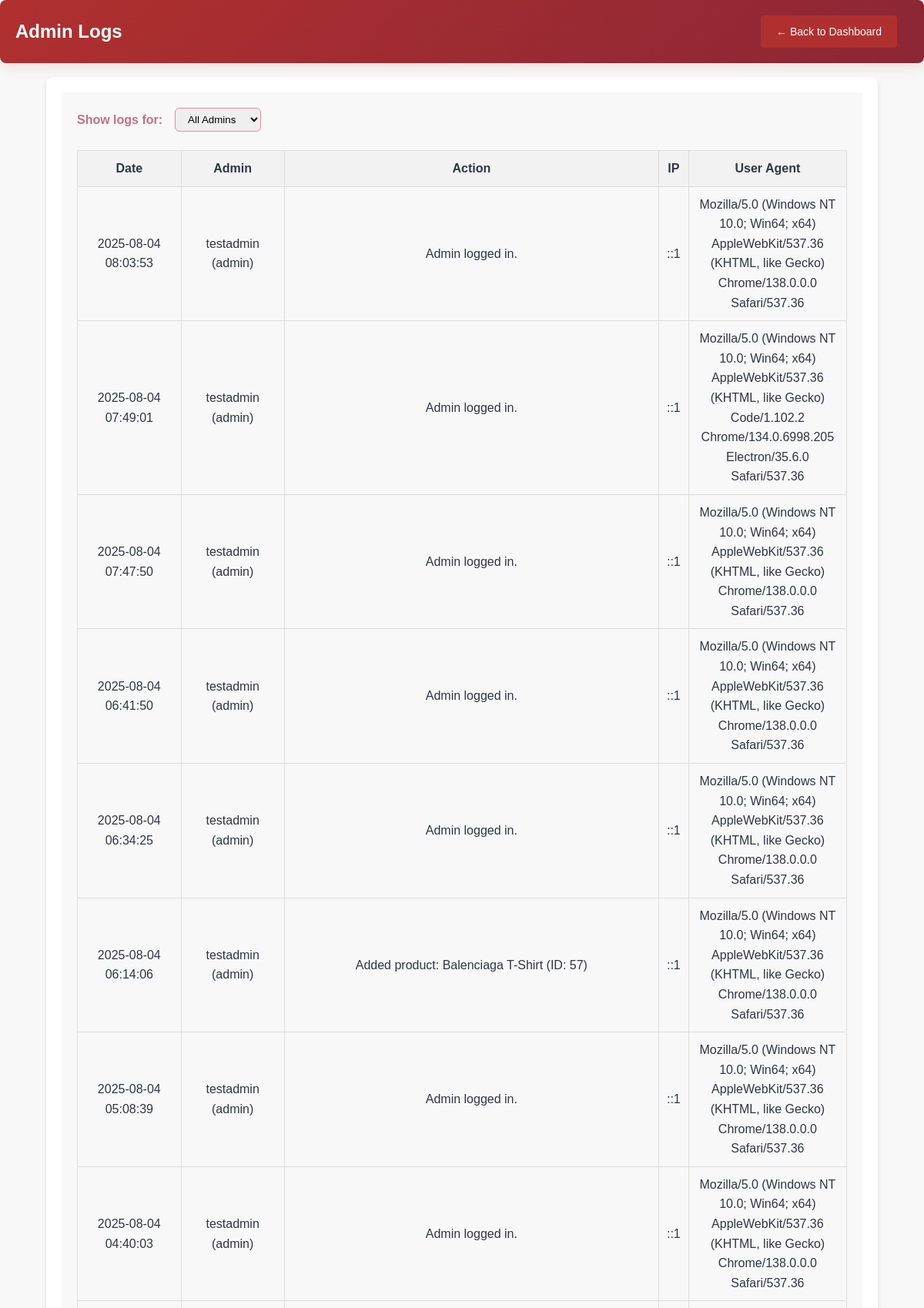
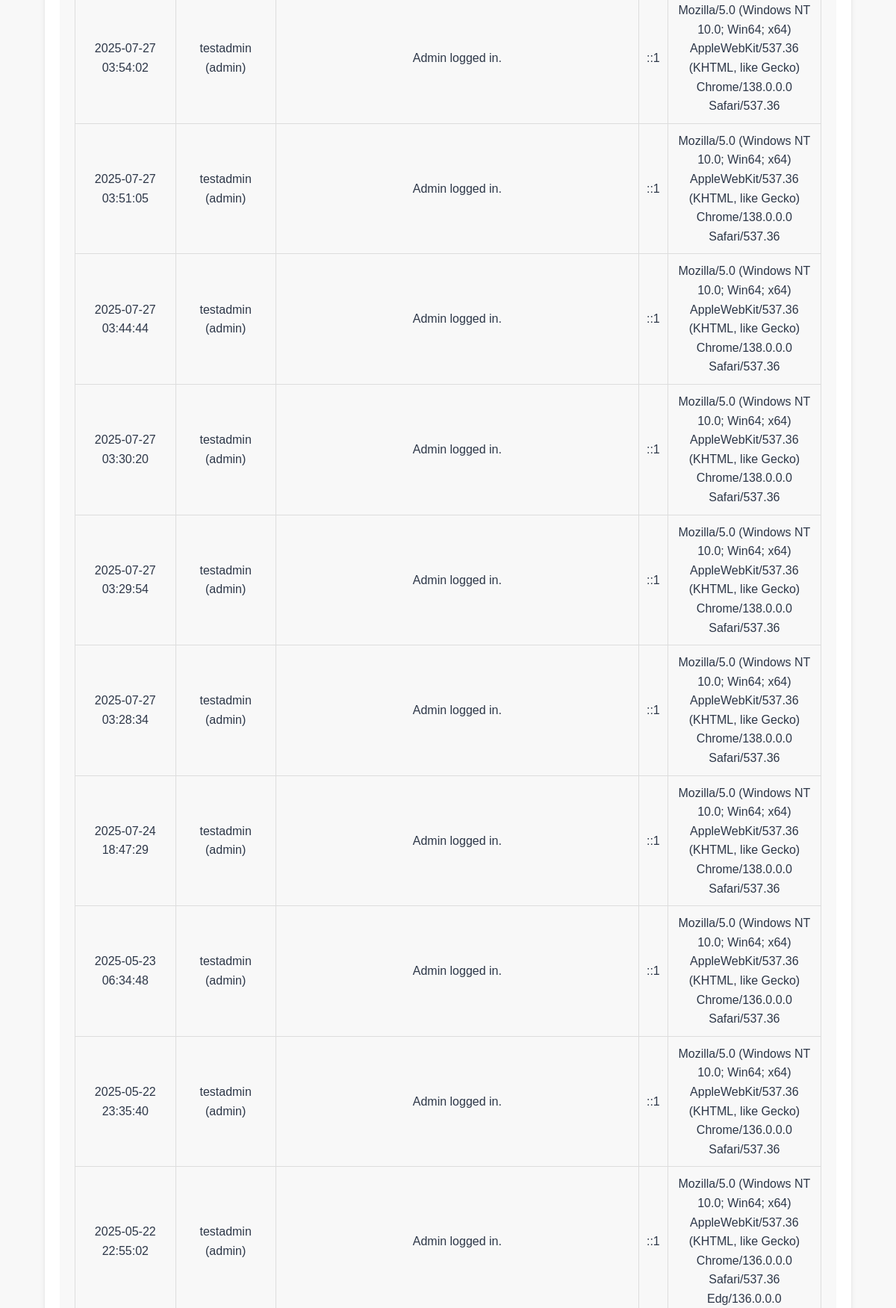
/admin/logs.php (signed in, upper part), run on the app's committed database (2 pictures, top to bottom).
### tables this page shows
CREATE TABLE `logs` (
  `log_id` int(11) NOT NULL,
  `user_id` int(11) DEFAULT NULL,
  `action` varchar(255) NOT NULL,
  `role` varchar(50) DEFAULT NULL,
  `ip_address` varchar(100) DEFAULT NULL,
  `user_agent` text DEFAULT NULL,
  `created_at` datetime DEFAULT current_timestamp()
);

CREATE TABLE `users` (
  `user_id` int(11) NOT NULL,
  `username` varchar(50) NOT NULL,
  `email` varchar(100) NOT NULL,
  `password` varchar(255) NOT NULL,
  `created_at` timestamp NOT NULL DEFAULT current_timestamp(),
  `role` enum('admin','user','superadmin','supplier') DEFAULT 'user',
  `contact_number` varchar(20) DEFAULT NULL
);

### admin/logs.php (the view, shortened to what this page needs)
<?php
include "../includes/db_connect.php";
$selected_admin = isset($_GET['admin_id']) ? intval($_GET['admin_id']) : 0;
$where = "l.role = 'admin'";
$result = $conn->query("SELECT l.*, u.username FROM logs l LEFT JOIN users u ON l.user_id = u.user_id WHERE $where ORDER BY l.created_at DESC");
?>
<!DOCTYPE html>
<html lang="en">
<head>
    <link rel="stylesheet" href="../assets/css/styles.css">
    <link rel="stylesheet" href="../assets/css/admin.css">
</head>
<body>
    <div class="admin-container">
        <header class="admin-header">
            <h1>Admin Logs</h1>
            <a href="sadashboard.php" class="btn">← Back to Dashboard</a>
        </header>
        <main class="admin-main">
            <form method="get" style="margin-bottom: 24px; display: flex; align-items: center; gap: 16px;">
                <label for="admin_id" style="font-weight:bold;color:#c47181;">Show logs for:</label>
                <select name="admin_id" id="admin_id" onchange="this.form.submit()" style="padding:6px 12px;border-radius:6px;border:1px solid #e88b9b;">
                    <option value="0" <?= $selected_admin == 0 ? 'selected' : '' ?>>All Admins</option>
                </select>
            </form>
            <div style="overflow-x:auto;">
                <table>
                    <thead>
                        <tr>
                            <th>Date</th>
                            <th>Admin</th>
                            <th>Action</th>
                            <th>IP</th>
                            <th>User Agent</th>
                        </tr>
                    </thead>
                    <tbody>
                        <?php while($row = $result->fetch_assoc()): ?>
                        <tr>
                            <td><?= htmlspecialchars($row['created_at']) ?></td>
                            <td><?= htmlspecialchars($row['username']) ?> (<?= htmlspecialchars($row['role']) ?>)</td>
                            <td><?= htmlspecialchars($row['action']) ?></td>
                            <td><?= htmlspecialchars($row['ip_address']) ?></td>
                            <td style="max-width:300px;overflow-wrap:anywhere;"><?= htmlspecialchars($row['user_agent']) ?></td>
                        </tr>
                        <?php endwhile; ?>
                    </tbody>
                </table>
            </div>
        </main>
    </div>
</body>
</html>

### assets/css/styles.css (style rules this page uses)
body { font-family: 'Inter', 'Segoe UI', Tahoma, Geneva, Verdana, sans-serif; margin: 0; padding: 0; background-color: #f8faf9; line-height: 1.6; color: #2d3748; overflow-x: hidden; }
*, *::before, *::after { box-sizing: border-box; }
header { background: linear-gradient(135deg, #b0302f 0%, #8b2635 100%); color: white; padding: 12px 20px; display: flex; justify-content: space-between; align-items: center; position: fixed; top: 0; left: 0; width: 100%; z-index: 1000; box-shadow: 0 4px 20px rgba(176, 48, 47, 0.15); backdrop-filter: blur(10px); transition: all 0.3s ease; }
main { padding: 120px 20px 40px; min-height: 100vh; background: linear-gradient(135deg, #f8faf9 0%, #f1f5f9 100%); }
main { padding: 110px 20px 20px; min-height: 100vh; background: #f8f8f8; }
button, .btn, .add-to-cart, .logout-button, .back-button { background-color: #b0302f; border: none; color: white; cursor: pointer; font-size: 18px; padding: 10px 15px; border-radius: 5px; transition: background-color 0.3s ease; margin-right: 15px; }
.btn { padding: 5px 10px; text-decoration: none; background-color: #b0302f; color: white; border-radius: 3px; border: none; cursor: pointer; }
select { padding: 4px; }

### assets/css/admin.css (style rules this page uses)
body { font-family: Arial, sans-serif; background-color: #f8f8f8; margin: 0; padding: 0; padding-top: 120px !important; }
.admin-container { width: 90%; max-width: 1200px; margin: 0 auto 20px; padding: 20px; background-color: white; border-radius: 8px; box-shadow: 0 4px 6px rgba(0, 0, 0, 0.1); }
.admin-header { background-color: #b0302f; color: white; padding: 20px; border-radius: 8px; display: flex; justify-content: space-between; align-items: center; margin-bottom: 20px; }
.admin-header h1 { margin: 0; font-size: 24px; }
.btn { background-color: #b0302f; color: white; border: none; border-radius: 4px; text-decoration: none; font-size: 14px; cursor: pointer; padding: 10px 20px; transition: background-color 0.3s; }
.admin-main { margin-top: 0; padding: 20px; }
table { width: 100%; border-collapse: collapse; margin-bottom: 20px; }
th, td { padding: 10px; border: 1px solid #ddd; text-align: center; }
th { background-color: #f2f2f2; }
.admin-main select { padding: 5px; border-radius: 4px; border: 1px solid #ddd; }

### admin/logs.php (style rules this page uses)
body { padding-top: 100px !important; }
.admin-container { margin-top: 20; }

### data on the page
logs: created_at "2025-08-04 08:03:53", user.username "testadmin", role "admin", action "Admin logged in.", ip_address "::1", user_agent "Mozilla/5.0 (Windows NT 10.0; Win64; x64) AppleWebKit/537.36 (KHTML, like Gecko) Chrome/138.0.0.0 Safari/537.36"
logs: created_at "2025-08-04 07:49:01", user.username "testadmin", role "admin", action "Admin logged in.", ip_address "::1", user_agent "Mozilla/5.0 (Windows NT 10.0; Win64; x64) AppleWebKit/537.36 (KHTML, like Gecko) Code/1.102.2 Chrome/134.0.6998.205 Electron/35.6.0 Safari/537.36"
logs: created_at "2025-08-04 07:47:50", user.username "testadmin", role "admin", action "Admin logged in.", ip_address "::1", user_agent "Mozilla/5.0 (Windows NT 10.0; Win64; x64) AppleWebKit/537.36 (KHTML, like Gecko) Chrome/138.0.0.0 Safari/537.36"
logs: created_at "2025-08-04 06:41:50", user.username "testadmin", role "admin", action "Admin logged in.", ip_address "::1", user_agent "Mozilla/5.0 (Windows NT 10.0; Win64; x64) AppleWebKit/537.36 (KHTML, like Gecko) Chrome/138.0.0.0 Safari/537.36"
logs: created_at "2025-08-04 06:34:25", user.username "testadmin", role "admin", action "Admin logged in.", ip_address "::1", user_agent "Mozilla/5.0 (Windows NT 10.0; Win64; x64) AppleWebKit/537.36 (KHTML, like Gecko) Chrome/138.0.0.0 Safari/537.36"
logs: created_at "2025-08-04 06:14:06", user.username "testadmin", role "admin", action "Added product: Balenciaga T-Shirt (ID: 57)", ip_address "::1", user_agent "Mozilla/5.0 (Windows NT 10.0; Win64; x64) AppleWebKit/537.36 (KHTML, like Gecko) Chrome/138.0.0.0 Safari/537.36"
logs: created_at "2025-08-04 05:08:39", user.username "testadmin", role "admin", action "Admin logged in.", ip_address "::1", user_agent "Mozilla/5.0 (Windows NT 10.0; Win64; x64) AppleWebKit/537.36 (KHTML, like Gecko) Chrome/138.0.0.0 Safari/537.36"
logs: created_at "2025-08-04 04:40:03", user.username "testadmin", role "admin", action "Admin logged in.", ip_address "::1", user_agent "Mozilla/5.0 (Windows NT 10.0; Win64; x64) AppleWebKit/537.36 (KHTML, like Gecko) Chrome/138.0.0.0 Safari/537.36"
logs: created_at "2025-07-27 03:54:02", user.username "testadmin", role "admin", action "Admin logged in.", ip_address "::1", user_agent "Mozilla/5.0 (Windows NT 10.0; Win64; x64) AppleWebKit/537.36 (KHTML, like Gecko) Chrome/138.0.0.0 Safari/537.36"
logs: created_at "2025-07-27 03:51:05", user.username "testadmin", role "admin", action "Admin logged in.", ip_address "::1", user_agent "Mozilla/5.0 (Windows NT 10.0; Win64; x64) AppleWebKit/537.36 (KHTML, like Gecko) Chrome/138.0.0.0 Safari/537.36"
logs: created_at "2025-07-27 03:44:44", user.username "testadmin", role "admin", action "Admin logged in.", ip_address "::1", user_agent "Mozilla/5.0 (Windows NT 10.0; Win64; x64) AppleWebKit/537.36 (KHTML, like Gecko) Chrome/138.0.0.0 Safari/537.36"
logs: created_at "2025-07-27 03:30:20", user.username "testadmin", role "admin", action "Admin logged in.", ip_address "::1", user_agent "Mozilla/5.0 (Windows NT 10.0; Win64; x64) AppleWebKit/537.36 (KHTML, like Gecko) Chrome/138.0.0.0 Safari/537.36"
logs: created_at "2025-07-27 03:29:54", user.username "testadmin", role "admin", action "Admin logged in.", ip_address "::1", user_agent "Mozilla/5.0 (Windows NT 10.0; Win64; x64) AppleWebKit/537.36 (KHTML, like Gecko) Chrome/138.0.0.0 Safari/537.36"
logs: created_at "2025-07-27 03:28:34", user.username "testadmin", role "admin", action "Admin logged in.", ip_address "::1", user_agent "Mozilla/5.0 (Windows NT 10.0; Win64; x64) AppleWebKit/537.36 (KHTML, like Gecko) Chrome/138.0.0.0 Safari/537.36"
logs: created_at "2025-07-24 18:47:29", user.username "testadmin", role "admin", action "Admin logged in.", ip_address "::1", user_agent "Mozilla/5.0 (Windows NT 10.0; Win64; x64) AppleWebKit/537.36 (KHTML, like Gecko) Chrome/138.0.0.0 Safari/537.36"
logs: created_at "2025-05-23 06:34:48", user.username "testadmin", role "admin", action "Admin logged in.", ip_address "::1", user_agent "Mozilla/5.0 (Windows NT 10.0; Win64; x64) AppleWebKit/537.36 (KHTML, like Gecko) Chrome/136.0.0.0 Safari/537.36"
logs: created_at "2025-05-22 23:35:40", user.username "testadmin", role "admin", action "Admin logged in.", ip_address "::1", user_agent "Mozilla/5.0 (Windows NT 10.0; Win64; x64) AppleWebKit/537.36 (KHTML, like Gecko) Chrome/136.0.0.0 Safari/537.36"
logs: created_at "2025-05-22 22:55:02", user.username "testadmin", role "admin", action "Admin logged in.", ip_address "::1", user_agent "Mozilla/5.0 (Windows NT 10.0; Win64; x64) AppleWebKit/537.36 (KHTML, like Gecko) Chrome/136.0.0.0 Safari/537.36 Edg/136.0.0.0"
